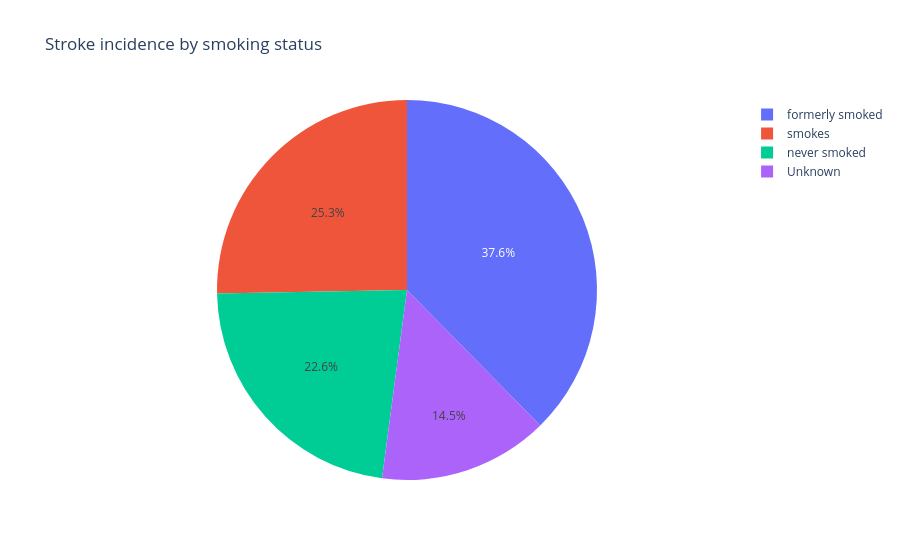

The cell this chart's notebook holds for it:
### Code cell
smoke = df.groupby(df['smoking_status'])['stroke'].mean()
data_smoke =  pd.DataFrame({'labels':smoke.index,
                          'values':smoke.values})
fig= px.pie(data_smoke,values='values',names='labels',title='Stroke incidence by smoking status')
fig.show()
print(smoke.sort_values())

### Figure 1 — Plotly figure (JSON) as saved in the notebook; plotly's stock layout.template omitted (floating-point values rounded to 4 significant figures)
{"data": [{"domain": {"x": [0, 1], "y": [0, 1]}, "hovertemplate": "labels=%{label}<br>value=%{value}<extra></extra>", "labels": ["Unknown", "formerly smoked", "never smoked", "smokes"], "legendgroup": "", "name": "", "showlegend": true, "type": "pie", "values": [0.03044, 0.07919, 0.04757, 0.05323]}], "layout": {"legend": {"tracegroupgap": 0}, "title": {"text": "Stroke incidence by smoking status"}}}
